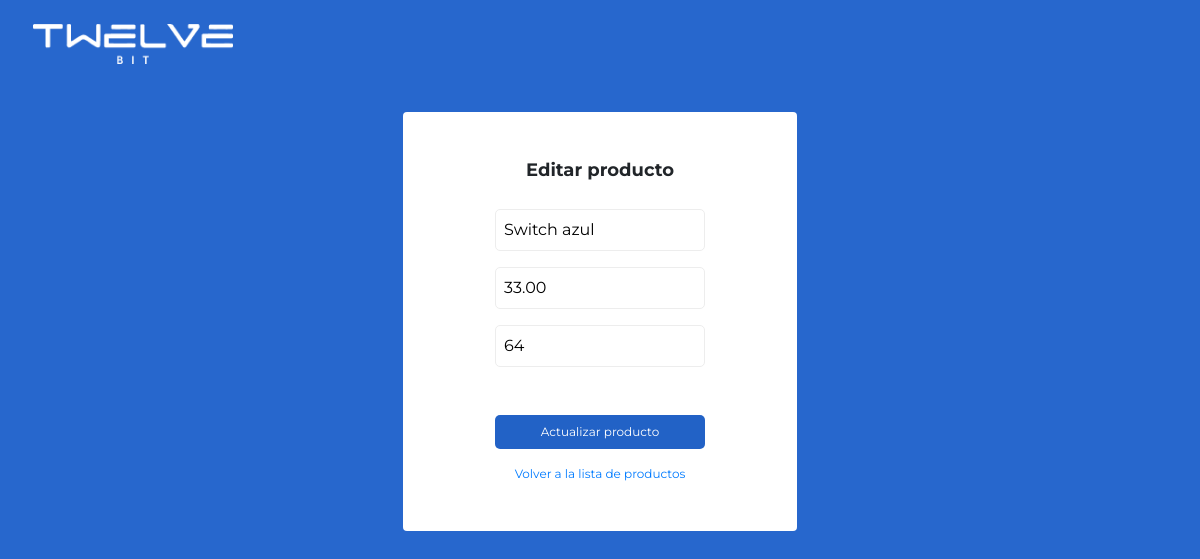
The app's page /editarProductos.php?id=2 with its own data.
### tables this page shows
CREATE TABLE `productos` (
  `Codigo` int(11) NOT NULL,
  `Nombre` varchar(100) DEFAULT NULL,
  `Precio` decimal(10,2) DEFAULT NULL,
  `Stock` int(11) DEFAULT NULL
);

### editarProductos.php (the view, shortened to what this page needs)
<?php
include 'conexion.php';
$row = null;
if (isset($_GET['id'])) {
    $id = intval($_GET['id']);
    $sql = "SELECT * FROM productos WHERE Codigo = $id";
    $result = $conn->query($sql);
    if ($result->num_rows > 0) {
        $row = $result->fetch_assoc();
    } else {
        echo "<script>alert('producto no encontrado');
            location.assign('index.php'); </script>";
        exit();
    }
}
?>
<!DOCTYPE html>
<html lang="en">
<head>
    <link rel="stylesheet" href="css/style.css">
    <link rel="stylesheet" href="https://cdn.jsdelivr.net/npm/bootstrap@4.6.2/dist/css/bootstrap.min.css">
</head>
<body class="bg-azul overflow-hidden">
    <div class="w-100">
        <div class="row">
            <div class="col-md-12 p-4 pl-5">
                <img src="img\logo.png" alt="logo TwelveBit" class="logo">
            </div>
        </div>
        <div class="row p-4 d-flex justify-content-center">
            <div class="col-lg-4 col-md-6 col-10 p-5 d-flex flex-column align-items-center contenedor">
            <h1 class="fs18 bold fsMono mb-4">Editar producto</h1>
            <?php if ($row) { ?>
            <form action="editarProductos.php" method="POST" class="d-flex flex-column align-items-center mt-1">
                <div>
                    <input type="text" id="nombre" name="nombre" placeholder="Nombre" value="<?php echo $row['Nombre']; ?>" required>
                </div>
                <div class="mt-3">
                    <input type="text" id="precio" name="precio" placeholder="Precio" value="<?php echo $row['Precio']; ?>" required>
                </div>
                <div class="mt-3">
                    <input type="stock" id="stock" name="stock" placeholder="Stock" value="<?php echo $row['Stock']; ?>" required>
                </div>
                <button type="submit" class="boton mt-5 w-100">Actualizar producto</button>
                <a href="index.php" class="mt-3 fs12 text-center">Volver a la lista de productos</a>
            </form>
            <?php } else { ?>
                <p>Producto no encontrado.</p>
            <?php } ?>
            </div>
        </div>
    </div>
</body>
</html>

### css/style.css (style rules this page uses)
* { margin: 0; padding: 0; font-family: 'Montserrat', sans-serif; }
.bg-azul { background-color: #2767CD; }
.contenedor { background-color:#ffffff; border-radius:4px; }
.fs12 { font-size:12px; }
.fs18 { font-size:18px; }
.bold { font-weight: 700; }
.boton { background-color: #2262C6; border-radius:5px; font-size:12px; padding:8px; color:#ffffff; border:none; }
.logo { width:200px; }
input { border:1px solid #EDEDED; border-radius:5px; padding:8px; font-size:12px; }
body { background-color: #2767CD; }

### records on screen
productos: nombre "Switch azul", precio "33.00", stock "64"
